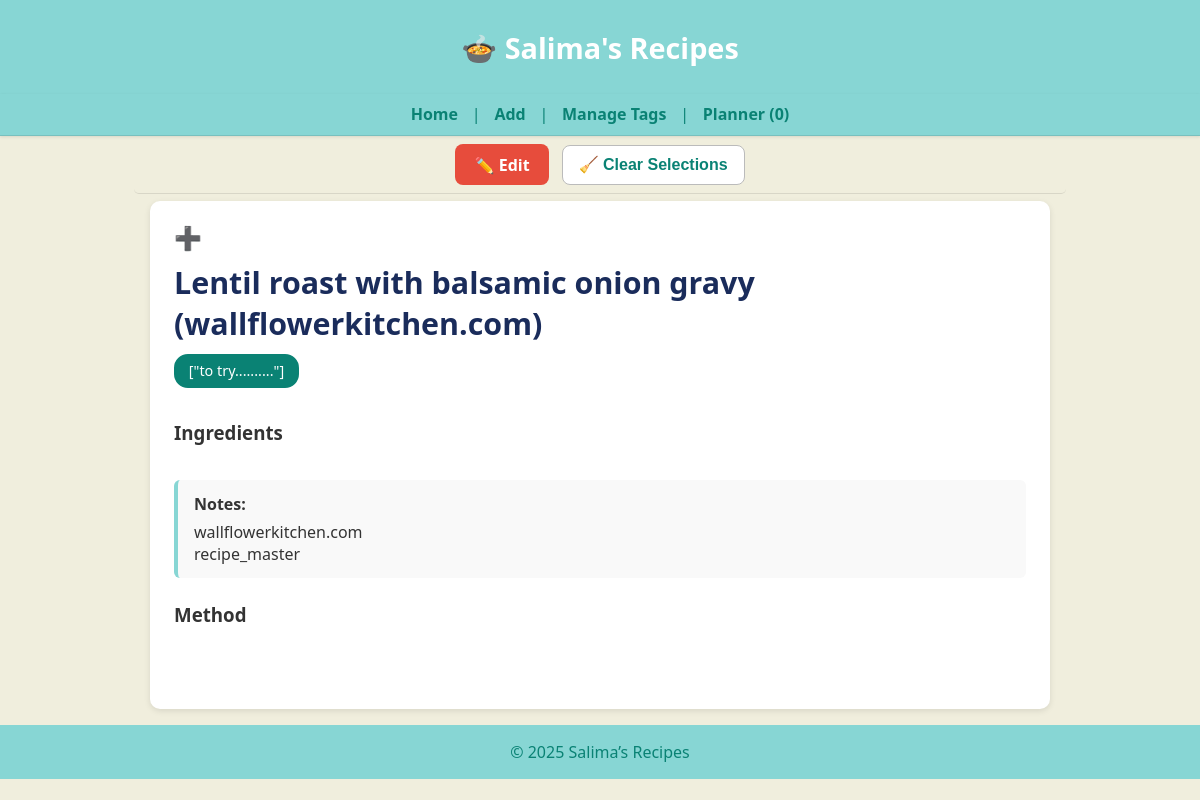
The app's page /recipe/273 with its own data.
### tables this page shows
CREATE TABLE recipes (
    id INTEGER PRIMARY KEY,
    name TEXT,
    ingredients JSON,
    method TEXT,
    tags JSON,
    category TEXT,
    source TEXT,
    linked_recipe TEXT,
    image_url TEXT,
    notes TEXT,
    created_at DATETIME DEFAULT CURRENT_TIMESTAMP,
    updated_at DATETIME DEFAULT CURRENT_TIMESTAMP
);

### app.py (the view)
@app.route("/recipe/<int:recipe_id>")
def recipe_detail(recipe_id):
    row = get_recipe(recipe_id)
    if not row:
        abort(404)
    (
        rid, name, ingredients, method, tags,
        category, source, linked_recipe, image_url, notes,
        created_at, updated_at
    ) = row
    import json
    try:
        if ingredients and ingredients.strip().startswith("["):
            ingredients_parsed = json.loads(ingredients)
            if isinstance(ingredients_parsed, str):
                ingredients_parsed = json.loads(ingredients_parsed)
        else:
            text = (ingredients or "").replace(",", "\n")
            ingredients_parsed = [i.strip() for i in text.splitlines() if i.strip()]
    except Exception:
        text = (ingredients or "").replace(",", "\n").replace("[", "").replace("]", "").replace('"', "")
        ingredients_parsed = [i.strip() for i in text.splitlines() if i.strip()]
    return render_template(
        "recipe_detail.html",
        id=rid,
        name=name,
        ingredients=ingredients_parsed,
        raw_ingredients=ingredients or "",
        method=method or "",
        image_url=image_url or "",
        tags=tags or "",
        linked_recipe=linked_recipe or "",
        notes=notes or ""
    )

### app.py (called while the page is built)
def get_conn():
    return sqlite3.connect(DB_PATH)

def get_recipe(recipe_id: int):
    with get_conn() as conn:
        c = conn.cursor()
        c.execute("""
            SELECT id, name, ingredients, method, tags,
                   category, source, linked_recipe, image_url, notes,
                   created_at, updated_at
            FROM recipes
            WHERE id = ?
        """, (recipe_id,))
        row = c.fetchone()
        return row

### templates/recipe_detail.html (shortened to what this page needs)
{% extends "base.html" %}
{% block content %}
<main class="homepage">
  <div class="recipe-detail" style="max-width:900px; margin:auto; background:#fff; border-radius:10px; padding:1.5rem; box-shadow:0 2px 6px rgba(0,0,0,0.1);">
    <div style="display:flex; align-items:center; gap:0.6rem; margin-bottom:0.6rem; flex-wrap:wrap;">
      <button class="select-dish-btn"
        data-id="{{ id }}"
        data-name="{{ name }}"
        aria-label="Select this recipe">
  <span class="icon"></span>
</button>
      <h2 class="recipe-title" style="margin:0; font-size:1.9rem; color:#1a2c5b; text-align:left;">
        {{ name }}
      </h2>
    </div>
    {% if tags %}
      <div class="recipe-tags" style="margin:0.5rem 0 1rem; display:flex; flex-wrap:wrap; gap:0.4rem;">
        {% for t in tags.split(',') %}
          {% set tag_clean = t.strip() %}
          <a href="{{ url_for('search') }}?tag={{ tag_clean }}"
             class="tag-pill"
             style="
               display:inline-block;
               background: var(--brand-dark);
               color:#fff;
               border-radius:14px;
               padding:0.35rem 0.8rem;
               font-size:0.9rem;
               font-weight:500;
               text-decoration:none;
               transition:background 0.2s ease;">
             {{ tag_clean }}
          </a>
        {% endfor %}
      </div>
    {% endif %}
    <div class="content-row" style="display:flex; flex-wrap:wrap; gap:1.5rem; align-items:flex-start;">
      <div class="ingredients-column" style="flex:1; min-width:260px;">
        <h3>Ingredients</h3>
      </div>
    </div>
    {% if notes %}
      <div style="margin-top:1.2rem; padding:0.8rem 1rem; background:#f9f9f9;
                  border-left:4px solid #87d6d4; border-radius:6px; text-align:left;">
        <strong>Notes:</strong>
        <div style="margin-top:0.4rem; white-space:pre-line;">{{ notes }}</div>
      </div>
    {% endif %}
    <h3 style="margin-top:1.5rem; text-align:left;">Method</h3>
    <div class="method-text"
         style="white-space:pre-line; line-height:1.6; text-align:left;">
    </div>
  </div>
</main>
{% endblock %}

### static/style.css (style rules this page uses)
:root { --brand: #87d6d4; --brand-dark: #0a8274; --background: #f0eedd; }
body { font-family: "Segoe UI", Helvetica, Arial, sans-serif; background: var(--background); color: #333; margin: 0; padding: 0; }
main { background: var(--background); max-width: 100%; margin: 0; padding: 0; box-shadow: none; border: none; }
a { color: var(--brand-dark); text-decoration: none; transition: color 0.2s ease; }
button { background: var(--brand); color: white; border: none; padding: 0.6rem 1.2rem; font-size: 1rem; border-radius: 4px; cursor: pointer; transition: background 0.2s ease; }
.tag-pill { display: inline-block; padding: 0.4rem 0.8rem; border: 2px solid var(--brand-dark); border-radius: 20px; background: #fff; color: #333; text-align: center; font-size: 0.9rem; cursor: pointer; transition: all 0.2s ease; }
.recipe-tags { margin-top: 0.5rem; display: flex; flex-wrap: wrap; gap: 0.4rem; }
.select-dish-btn { background: transparent; border: none; outline: none; cursor: pointer; width: 1.6rem; height: 1.6rem; display: flex; align-items: center; justify-content: center; }
.select-dish-btn::before { content: "+"; color: #aaa; font-size: 1.6rem; transition: color 0.25s ease, transform 0.2s ease, opacity 0.2s ease; }
main.homepage { max-width: 900px; margin: 0 auto; padding: 0 1rem 1rem; background: var(--background); border: none; box-shadow: none; }
.recipe-detail { max-width: 900px; margin: 1rem auto; padding: 1.5rem 2rem; background: #fff; border-radius: 10px; text-align: left; }
.recipe-detail h3 { margin-top: 1rem; margin-bottom: 0.4rem; }
.recipe-detail .method-text { margin-top: 0; line-height: 1.6; white-space: pre-line; }
.recipe-detail .content-row { display: flex; align-items: flex-start; gap: 0.75rem; }
.recipe-detail .ingredients-column { flex: 0 1 auto; min-width: 260px; max-width: 60%; }
.select-dish-btn { all: unset; display: inline-flex; align-items: center; justify-content: center; width: 28px; height: 28px; cursor: pointer; vertical-align: middle; margin-right: 0.4rem; background: none !important; border: none !important; box-shadow: none !important; }
.select-dish-btn .icon { font-size: 1.4rem; color: #888; transition: color 0.2s ease; line-height: 1; }
.recipe-detail .select-dish-btn, .recipe-detail .select-dish-btn::before, .recipe-detail .select-dish-btn::after { -webkit-appearance: none !important; appearance: none !important; content: none !important; }

### records on screen
recipes: name "Lentil roast with balsamic onion gravy (wallflowerkitchen.com)", tags "[\"to try..........\"]", notes "wallflowerkitchen.com recipe_master"

### other values on screen
{{ 2025|default(2025) }} "2025"
